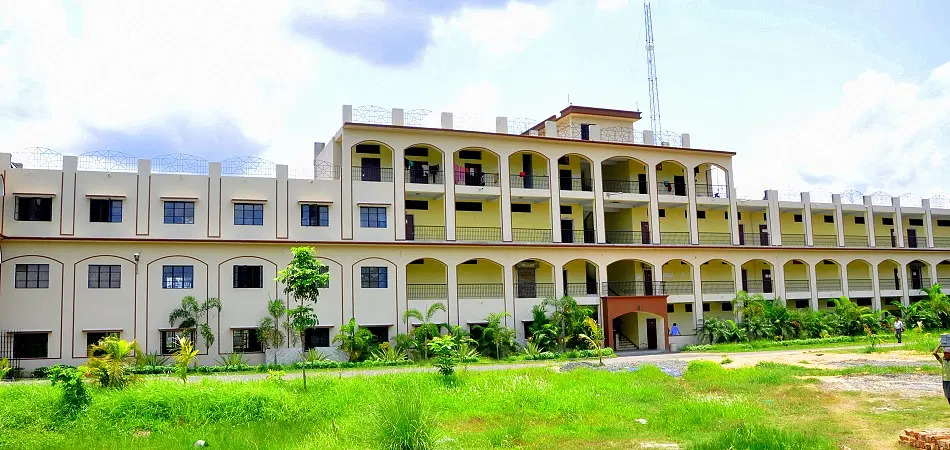
%> input picture 14885350686496464.jpg, 950 x 450 px
$ octave Image_extractor.m   (GNU Octave 9; MATLAB toolbox functions it lacks are replaced by stand-ins)
%> lines starting %> are read from the running program, lines starting %| are printed output that depends on the picture
clc;clear;

im = imread("14885350686496464.jpg");
%> im is the input picture: size 450x950x3 uint8; mean R, G, B 170.8, 184.7, 145.3
info = imfinfo('14885350686496464.jpg');

im=rgb2gray(im);
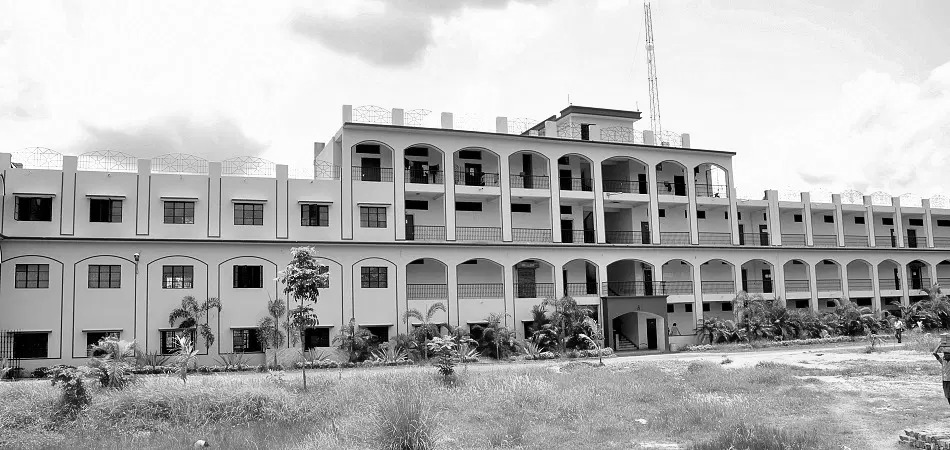
%> im: size 450x950 uint8; min 0, max 255, mean 176
figure;
imshow(im);
figure;
imhist(im);
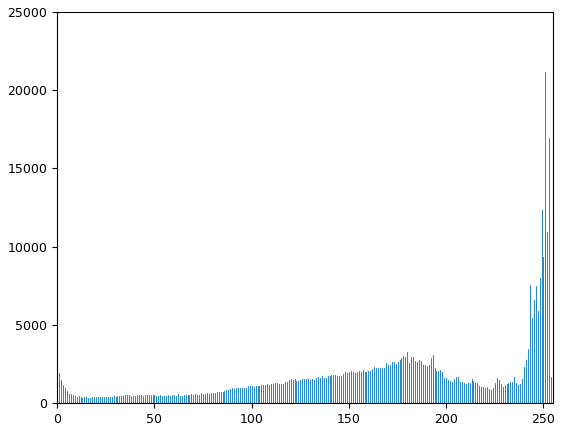
%> figure redrawn from the program's plot data; highest point at x = 251, y = 21169

$ run again, with b1.jpg copied over 14885350686496464.jpg
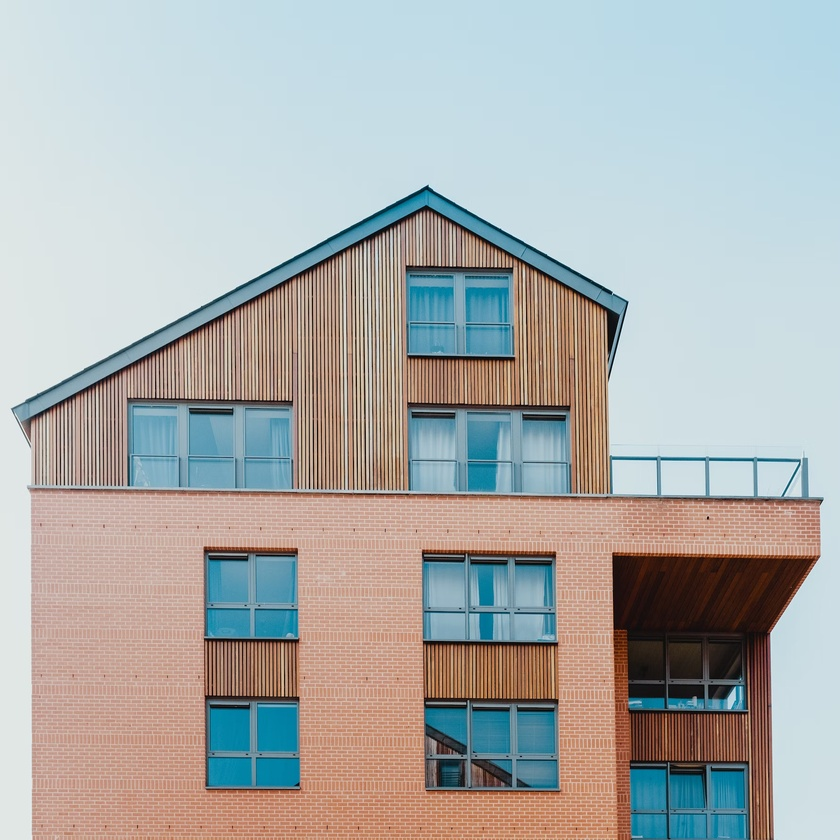
%> input picture b1.jpg, 840 x 840 px, shrunk from 1780 x 1780 before the run
%> im is the input picture: size 840x840x3 uint8; mean R, G, B 171.4, 173.8, 172.6
%> `im=rgb2gray(im);`:
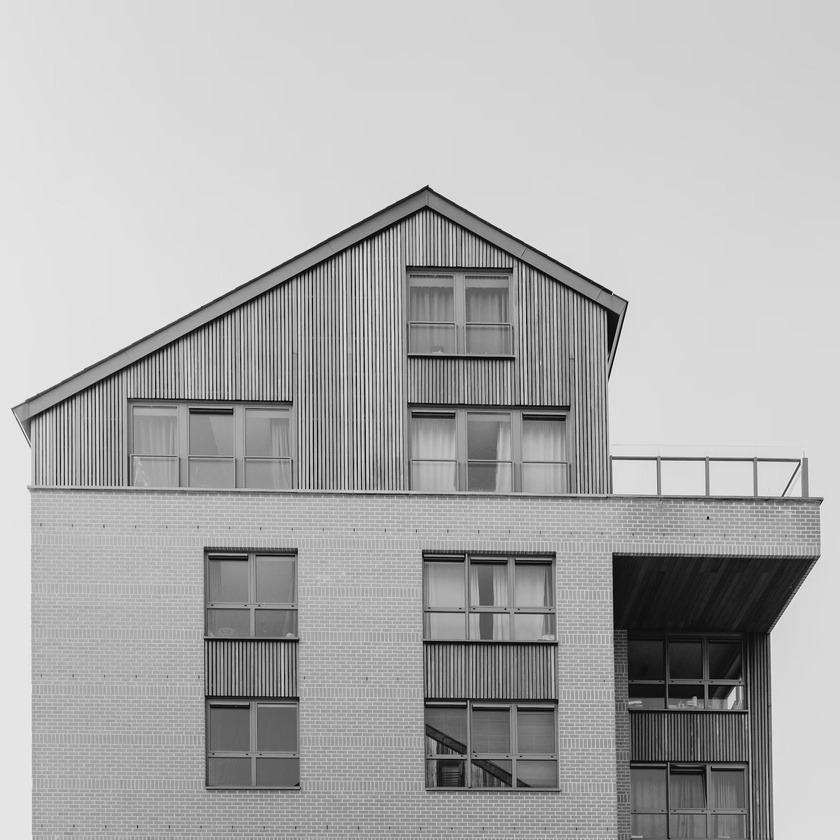
%> im: size 840x840 uint8; min 0, max 241, mean 172.9
%> `imhist(im);`:
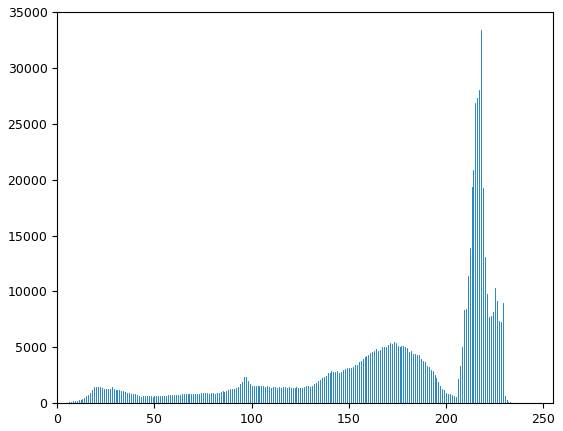
%> figure redrawn from the program's plot data; highest point at x = 218, y = 33345

$ run again, with WhatsApp Image 2023-10-11 at 15.59.42.jpeg copied over 14885350686496464.jpg
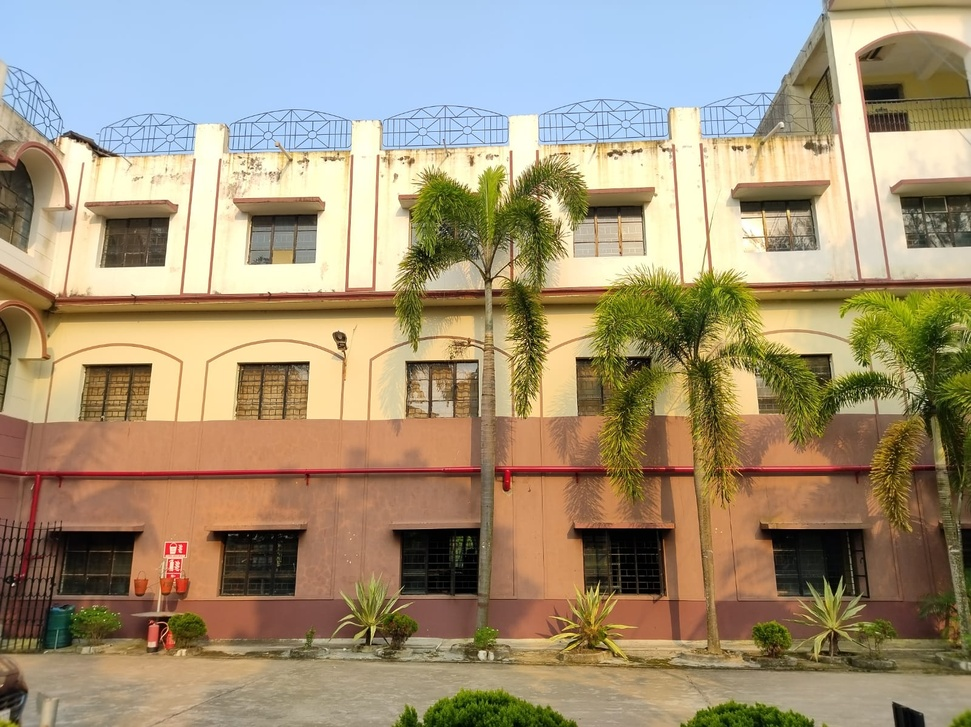
%> input picture WhatsApp Image 2023-10-11 at 15.59.42.jpeg, 971 x 727 px, shrunk from 1600 x 1197 before the run
%> im is the input picture: size 727x971x3 uint8; mean R, G, B 161.8, 146.7, 120
%> `im=rgb2gray(im);`:
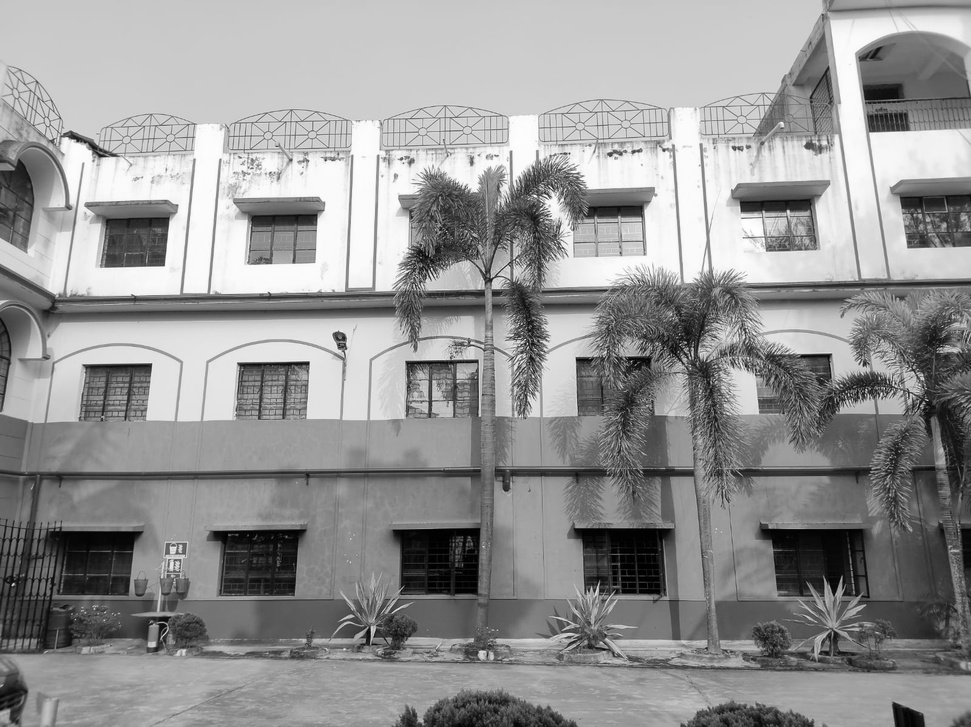
%> im: size 727x971 uint8; min 0, max 255, mean 148.2
%> `imhist(im);`:
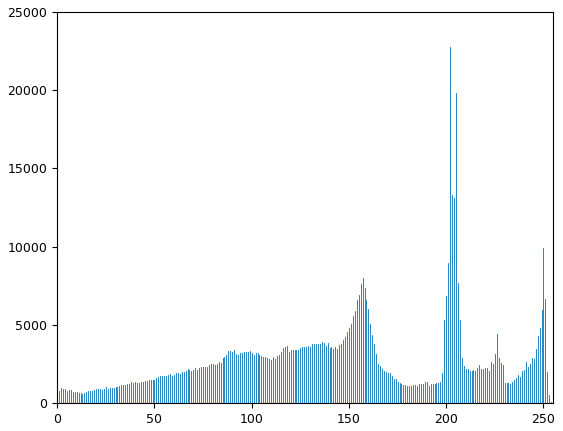
%> figure redrawn from the program's plot data; highest point at x = 202, y = 22789
